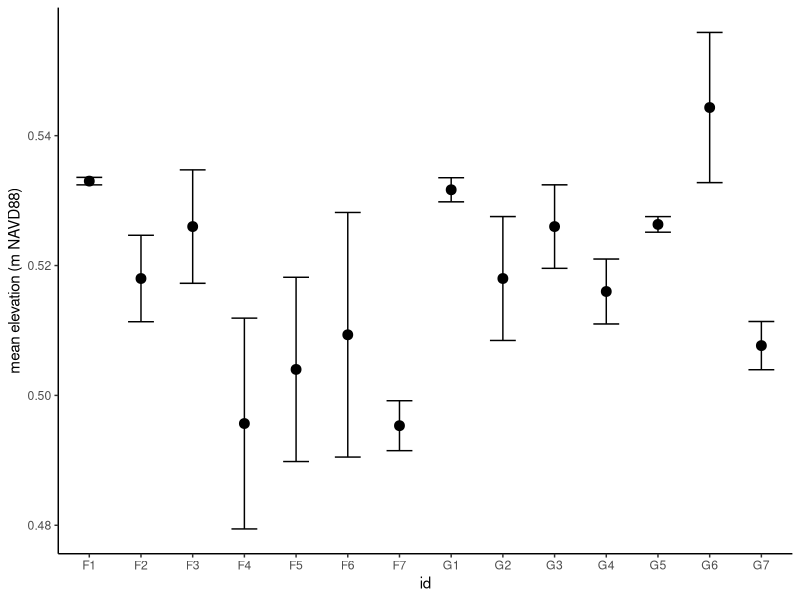

The R script that drew this image:
# This script uses both RTK-GPS and hand measurements to get actual heights of
# pots within frames. We can then use this data as a covariate in models rather
# than levels. 

# All measurements taken by Helena Kleiner in Spring 2020

# Load libraries
library(tidyverse); library(here)

# Set plotting theme
theme_set(theme_classic())

# Read in data
# First data set is RTK-GPS measures of the top rack
top_level <- read_csv(here("supp_data", "organ_rack_height.csv"))
# Second data is the differences between racks (e.g. distance between top level
# and second level from the top)
level_diffs <- read_csv(here("supp_data", "shelf_heights_measured.csv"))

# Start with top_level and tidy data
top_level %>% 
  dplyr::select(id = Point.ID,
         elev_1 = Elevation_1,
         elev_2 = Elevation_2,
         elev_3 = Elevation_3) %>% 
  # Add 25 cm to all elevation values (screws for all pots but G6 were 30 cm
  # down and peat was 5 cm down from the top of the pot). Need to add 9 cm to
  # the measurement of G6 because screws had to be placed lower because we
  # couldn't move that rack
  mutate(elev_1 = ifelse(id == "G6", elev_1 + 0.09 + 0.25, elev_1 + 0.25),
         elev_2 = ifelse(id == "G6", elev_2 + 0.09 + 0.25, elev_2 + 0.25),
         elev_3 = ifelse(id == "G6", elev_3 + 0.09 + 0.25, elev_3 + 0.25)) %>% 
  group_by(id) %>% 
  mutate(mean_elev = mean(c(elev_1, elev_2, elev_3)),
         sd_elev = sd(c(elev_1, elev_2, elev_3)),
         se_elev = sd_elev / sqrt(3)) -> top_level_summary

# Plot top levels with standard errors
top_level_summary %>% 
  ggplot(aes(x = id, y = mean_elev)) +
  geom_point(size = 3) +
  geom_errorbar(aes(ymin = mean_elev - se_elev, ymax = mean_elev + se_elev), width = 0.5) +
  ylab("mean elevation (m NAVD88)")

# We could use the information about variability as an errors in variables
# problem to be complete about how variation in elevation drives differences in
# responses, but I think for now we can just take the mean elevation for each
# rack.

top_level_summary %>% 
  dplyr::select(id, mean_elev) -> top_level_mean

range(top_level_mean$mean_elev)
# We have up to ~5cm difference across frames so it's probably good we are
# accounting for this!

# Now format the level differences
level_diffs %>% 
  # Take out measurements that had "DISREGARD" in the notes
  filter(!grepl("DISREGARD",level_diffs$notes)) %>% 
  group_by(site_frame) %>% 
  # There should be 5 for each frame (1-2, 2-3, 3-4, 4-5, 5-6)
  dplyr::count() %>% 
  filter(n != 5)

# Check what's up with gcrew_3 and gcrew_4
level_diffs %>% 
  filter(!grepl("DISREGARD",level_diffs$notes)) %>% 
  filter(site_frame %in% c("gcrew_3", "gcrew_4")) %>% 
  pull(notes)
# Ok, it looks like we should average measurements taken with rows that have the
# same level based on the notes

level_diffs %>% 
  filter(!grepl("DISREGARD",level_diffs$notes)) %>% 
  group_by(site_frame, level) %>% 
  # Convert to meters
  summarize(measurement_R = mean(measurement_R) * 0.01,
            measurement_C = mean(measurement_C * 0.01),
            measurement_L = mean(measurement_L) * 0.01) %>% 
  group_by(site_frame, level) %>% 
  # Now take the global mean across right, center and left
  summarize(mean_diff = mean(c(measurement_R, measurement_C, measurement_L))) %>% 
  ungroup() %>% 
  # Rename level to be numeric 2-6, where 2 represents the difference between 1 to 2
  mutate(level = ifelse(level == "1 to 2", 2,
                        ifelse(level == "2 to 3", 3,
                               ifelse(level == "3 to 4", 4,
                                      ifelse(level == "4 to 5", 5, 6))))) -> level_diffs_sum

# Create storage for loop that will go through and subtract elevations for each
# step
storage <- matrix(NA, nrow = 14, ncol = 6)

# Make sure both data frames are sorted before we loop through
top_level_summary <- top_level_summary[order(top_level_summary$id),]
level_diffs_sum <- level_diffs_sum[order(level_diffs_sum$site_frame, level_diffs_sum$level),]

# Set vector of frame names for level_diffs
frame_names <- unique(level_diffs_sum$site_frame)

# Loop through to get elevations for each level for each frame
for (i in 1:14){
  temp_top <- top_level_summary$mean_elev[i]
  temp_rest <- level_diffs_sum %>% filter(site_frame == frame_names[i]) %>% pull(mean_diff)
  storage[i,1] <- temp_top
  for (j in 2:6){
    storage[i,j] <- storage[i,j-1] - temp_rest[j-1]
  }
}

# Add back ids and levels and put in a tibble
all_elevations <- data.frame(storage)
colnames(all_elevations) <- paste("level", 1:6, sep = "_")
tibble(all_elevations) %>% 
  mutate(site_frame = frame_names) %>% 
  gather(key = level, value = elevation, level_1:level_6) %>% 
  mutate(level = substr(level, nchar(level), nchar(level))) -> elevation_data

# Remove all previous data frames and keep the last one
rm(list=setdiff(ls(), "elevation_data"))
